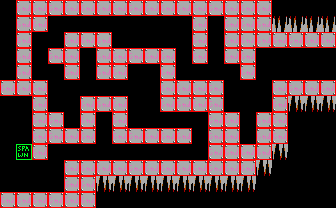

Below is a game level as drawn by its tile map, then a one-line description and the .tmx file that defines it, in full:
An orthogonal 21x13 tile map with 16x16 px tiles, 2 tile layers (bg, col), 2 tilesets and 5 objects (5x fireball).

<map version="1.5" tiledversion="1.5.0" orientation="orthogonal" renderorder="right-down" width="21" height="13" tilewidth="16" tileheight="16" infinite="0" nextlayerid="4" nextobjectid="24">
 <tileset firstgid="1" source="tileset.tsx" />
 <tileset firstgid="241" source="obj.tsx" />
 <layer id="1" name="bg" width="21" height="13">
  <data encoding="csv">
18,80,80,80,80,80,80,80,80,80,80,80,80,80,80,80,80,18,18,18,18,
18,80,80,18,18,18,18,18,18,18,18,18,80,18,80,80,80,79,79,79,79,
18,80,18,18,80,80,80,18,18,18,18,18,80,18,80,80,80,80,80,80,80,
18,80,18,80,80,18,80,80,80,80,80,18,80,18,80,80,18,18,18,18,18,
18,80,18,18,80,18,80,80,18,18,80,18,18,18,18,80,18,18,18,18,18,
80,80,80,18,18,18,18,18,18,18,80,80,80,80,18,18,18,80,80,80,80,
18,18,80,18,18,80,80,80,18,18,80,80,80,80,18,18,18,80,60,60,60,
18,18,80,80,18,80,18,80,18,18,18,18,18,80,80,18,80,80,18,18,18,
18,18,80,80,80,80,18,80,80,80,80,80,18,80,80,18,80,80,18,18,18,
18,18,80,18,18,18,18,18,18,18,18,18,18,80,80,80,80,60,18,18,18,
18,18,18,18,80,80,80,80,80,80,80,80,80,80,80,80,60,18,18,18,18,
18,18,18,18,80,80,60,60,60,60,60,60,60,60,60,60,18,18,18,18,18,
80,80,80,80,80,80,18,18,18,18,18,18,18,18,18,18,18,18,18,18,18
</data>
 </layer>
 <layer id="2" name="col" width="21" height="13">
  <data encoding="csv">
241,242,242,242,242,242,242,242,242,242,242,242,242,242,242,242,242,241,241,241,241,
241,242,242,241,241,241,241,241,241,241,241,241,242,241,242,242,242,241,241,241,241,
241,242,241,241,242,242,242,241,241,241,241,241,242,241,242,242,242,242,242,242,242,
241,242,241,242,242,241,242,242,242,242,242,241,242,241,242,242,241,241,241,241,241,
241,242,241,241,242,241,242,242,241,241,242,241,241,241,241,242,241,241,241,241,241,
242,242,242,241,241,241,241,241,241,241,242,242,242,242,241,241,241,242,242,242,242,
241,241,242,241,241,242,242,242,241,241,242,242,242,242,241,241,241,242,241,241,241,
241,241,242,242,241,242,241,242,241,241,241,241,241,242,242,241,242,242,241,241,241,
241,241,242,242,242,242,241,242,242,242,242,242,241,242,242,241,242,242,241,241,241,
241,243,242,241,241,241,241,241,241,241,241,241,241,242,242,242,242,241,241,241,241,
241,241,241,241,242,242,242,242,242,242,242,242,242,242,242,242,241,241,241,241,241,
241,241,241,241,242,242,241,241,241,241,241,241,241,241,241,241,241,241,241,241,241,
242,242,242,242,242,242,241,241,241,241,241,241,241,241,241,241,241,241,241,241,241
</data>
 </layer>
 <objectgroup id="3" name="obj">
  <object id="19" name="FireballEnemy" type="fireball" x="96.1196" y="112.214" width="15.846" height="46.7493" />
  <object id="20" name="FireballEnemy" type="fireball" x="80.3464" y="48.5149" width="15.846" height="45.2326" />
  <object id="21" name="FireballEnemy" type="fireball" x="208.352" y="16.5134" width="15.846" height="62.5225" />
  <object id="22" name="FireballEnemy" type="fireball" x="240.202" y="83.2463" width="15.846" height="49.7826" />
  <object id="23" name="FireballEnemy" type="fireball" x="128.879" y="64.8948" width="30.7092" height="62.8258" />
 </objectgroup>
</map>
